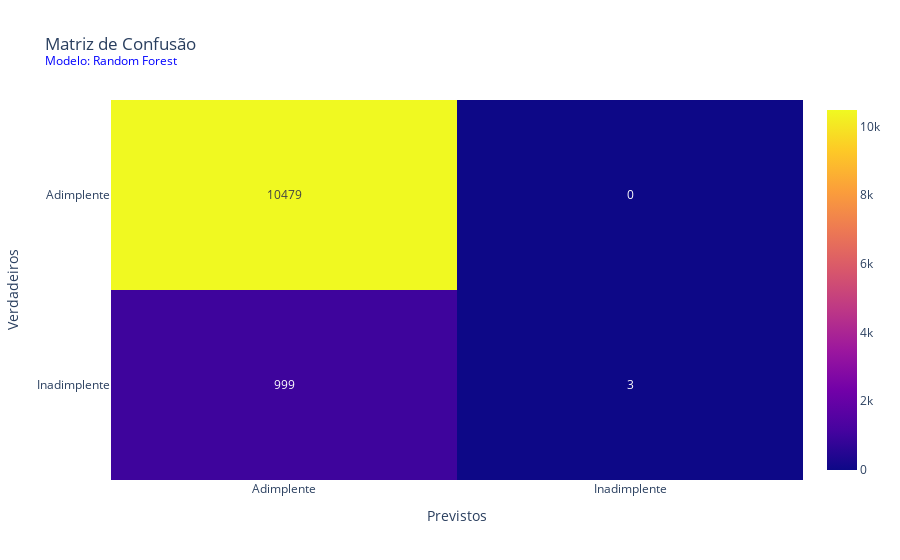

Notebook cell for this chart:
### Markdown cell above
### Matriz de Confusão

### Code cell
y_predict = random_forest.predict(x_val)

plotly_confusion_matrix(confusion_matrix(y_val, y_predict), "Random Forest")

### Figure 1 — Plotly figure (JSON) as saved in the notebook; plotly's stock layout.template omitted (floating-point values rounded to 4 significant figures)
{"data": [{"text": [[999, 3], [10479, 0]], "texttemplate": "%{text}", "type": "heatmap", "x": ["Adimplente", "Inadimplente"], "y": ["Inadimplente", "Adimplente"], "z": [[999, 3], [10479, 0]]}], "layout": {"title": {"text": "Matriz de Confusão<br><sup style='color: blue;'>Modelo: Random Forest</sup>"}, "xaxis": {"title": {"text": "Previstos"}}, "yaxis": {"title": {"text": "Verdadeiros"}}}}
